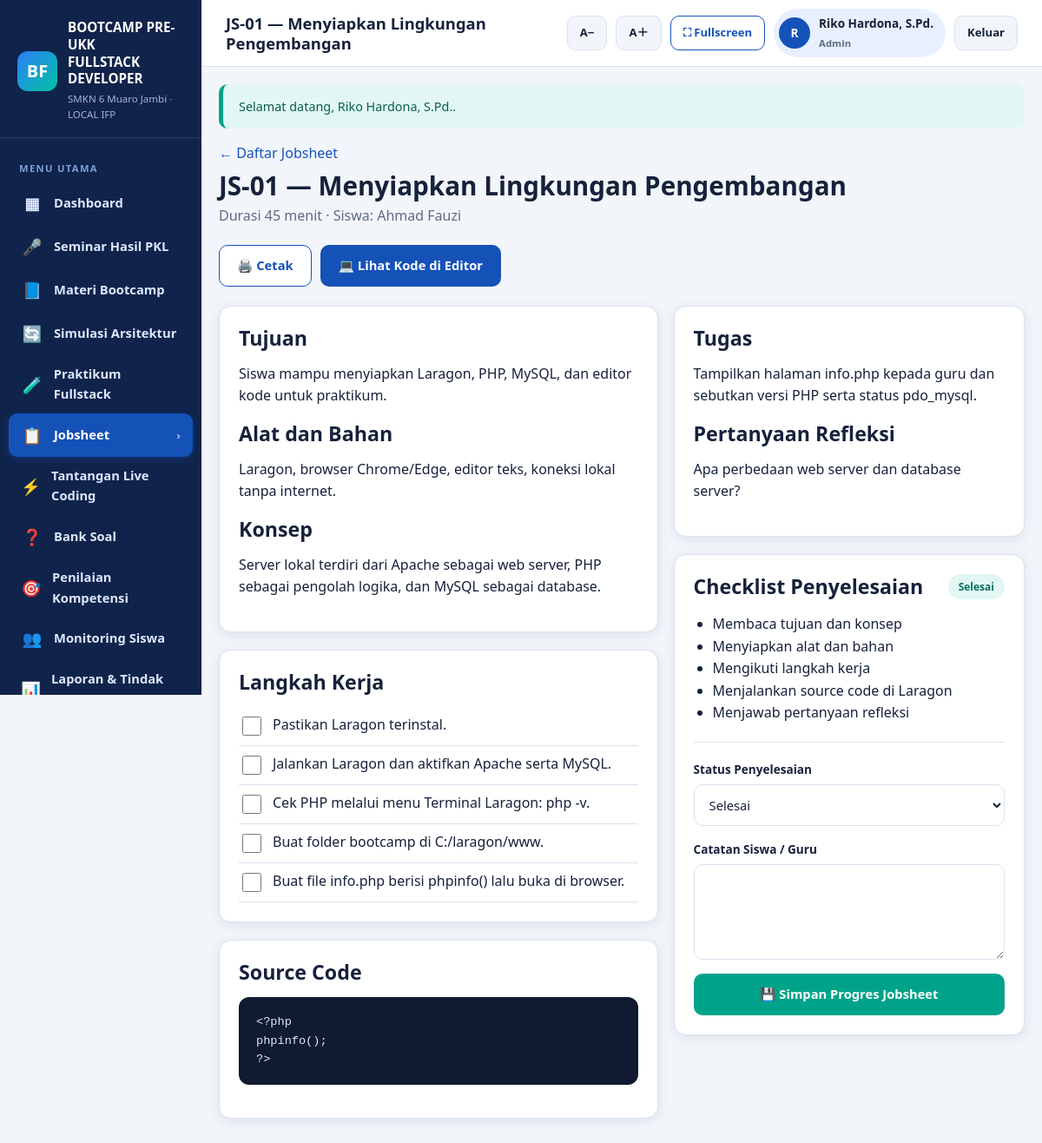
Screenshot of /modules/jobsheet/detail.php (signed in) with the database file from the repository.
### tables this page shows
CREATE TABLE jobsheets (
  id           INT UNSIGNED AUTO_INCREMENT PRIMARY KEY,
  code         VARCHAR(30) NOT NULL UNIQUE,
  title        VARCHAR(200) NOT NULL,
  objective    TEXT NOT NULL,
  tools        TEXT NOT NULL,
  concept      TEXT NOT NULL,
  steps        LONGTEXT NOT NULL,
  source_code  LONGTEXT DEFAULT NULL,
  task         TEXT NOT NULL,
  reflection   TEXT NOT NULL,
  duration_min INT NOT NULL DEFAULT 90,
  sort_order   INT NOT NULL DEFAULT 0,
  created_at   TIMESTAMP NOT NULL DEFAULT CURRENT_TIMESTAMP
);

CREATE TABLE users (
  id          INT UNSIGNED AUTO_INCREMENT PRIMARY KEY,
  username    VARCHAR(50) NOT NULL UNIQUE,
  password    VARCHAR(255) NOT NULL,
  full_name   VARCHAR(120) NOT NULL,
  role        ENUM('admin','guru','siswa') NOT NULL DEFAULT 'guru',
  student_id  INT UNSIGNED DEFAULT NULL,
  is_active   TINYINT(1) NOT NULL DEFAULT 1,
  last_login  DATETIME DEFAULT NULL,
  created_at  TIMESTAMP NOT NULL DEFAULT CURRENT_TIMESTAMP,
  updated_at  TIMESTAMP NOT NULL DEFAULT CURRENT_TIMESTAMP ON UPDATE CURRENT_TIMESTAMP,
  KEY idx_users_role (role),
  CONSTRAINT fk_users_student FOREIGN KEY (student_id) REFERENCES students(id) ON DELETE SET NULL
);

CREATE TABLE students (
  id            INT UNSIGNED AUTO_INCREMENT PRIMARY KEY,
  nis           VARCHAR(30) NOT NULL UNIQUE,
  name          VARCHAR(100) NOT NULL,
  class_name    VARCHAR(30) NOT NULL DEFAULT 'XII PPLG 1',
  gender        ENUM('L','P') NOT NULL DEFAULT 'L',
  phone         VARCHAR(20) DEFAULT NULL,
  email         VARCHAR(120) DEFAULT NULL,
  pkl_place     VARCHAR(180) DEFAULT NULL,
  pkl_title     VARCHAR(200) DEFAULT NULL,
  technologies  TEXT DEFAULT NULL,
  problem_desc  TEXT DEFAULT NULL,
  features      TEXT DEFAULT NULL,
  status        ENUM('aktif','alumni') NOT NULL DEFAULT 'aktif',
  created_at    TIMESTAMP NOT NULL DEFAULT CURRENT_TIMESTAMP,
  updated_at    TIMESTAMP NOT NULL DEFAULT CURRENT_TIMESTAMP ON UPDATE CURRENT_TIMESTAMP
);

CREATE TABLE student_jobsheets (
  id           INT UNSIGNED AUTO_INCREMENT PRIMARY KEY,
  student_id   INT UNSIGNED NOT NULL,
  jobsheet_id  INT UNSIGNED NOT NULL,
  status       ENUM('belum','proses','selesai') NOT NULL DEFAULT 'belum',
  completed_at DATETIME DEFAULT NULL,
  notes        TEXT DEFAULT NULL,
  UNIQUE KEY uq_student_jobsheet (student_id, jobsheet_id),
  CONSTRAINT fk_sj_student FOREIGN KEY (student_id) REFERENCES students(id) ON DELETE CASCADE,
  CONSTRAINT fk_sj_jobsheet FOREIGN KEY (jobsheet_id) REFERENCES jobsheets(id) ON DELETE CASCADE
);

### config/database.php (called while the page is built, shortened)
<?php
function db()
{
    static $pdo = null;
    if ($pdo instanceof PDO) {
        return $pdo;
    }
    $dsn = 'mysql:host=' . DB_HOST . ';dbname=' . DB_NAME . ';charset=' . DB_CHARSET;
    try {
        $pdo = new PDO($dsn, DB_USER, DB_PASS, [
            PDO::ATTR_ERRMODE            => PDO::ERRMODE_EXCEPTION,
            PDO::ATTR_DEFAULT_FETCH_MODE => PDO::FETCH_ASSOC,
            PDO::ATTR_EMULATE_PREPARES   => false,
        ]);
    } catch (PDOException $e) {
        http_response_code(500);
        echo '<!doctype html><html lang="id"><meta charset="utf-8">';
        echo '<title>Koneksi Database Gagal</title>';
        echo '<body style="font-family:Arial,sans-serif;padding:40px;line-height:1.7">';
        echo '<h1>Koneksi database gagal</h1>';
        echo '<p>Periksa kembali:</p><ul>';
        echo '<li>Laragon (Apache &amp; MySQL) sudah berjalan.</li>';
        echo '<li>Database <strong>' . htmlspecialchars(DB_NAME) . '</strong> sudah dibuat.</li>';
        echo '<li>File <code>database/database.sql</code> sudah di-import.</li>';
        echo '<li>Pengaturan DB di <code>config/config.php</code> sesuai.</li>';
        echo '</ul><p>Detail teknis: <code>' . htmlspecialchars($e->getMessage()) . '</code></p>';
        echo '</body></html>';
        exit;
    }
    return $pdo;
}
function db_one(string $sql, array $params = []): ?array
{
    $stmt = db()->prepare($sql);
    $stmt->execute($params);
    $row = $stmt->fetch();
    return $row === false ? null : $row;
}
function db_value(string $sql, array $params = [])
{
    $stmt = db()->prepare($sql);
    $stmt->execute($params);
    return $stmt->fetchColumn();
}

### auth/auth.php (called while the page is built, shortened)
<?php
require_once __DIR__ . '/../config/database.php';
function current_user(): ?array
{
    static $cache = null;
    if ($cache !== null) {
        return $cache;
    }
    $cache = db_one(
        'SELECT u.id, u.username, u.full_name, u.role, u.student_id, u.is_active,
                s.name AS student_name, s.class_name
         FROM users u
         LEFT JOIN students s ON s.id = u.student_id
         WHERE u.id = ? AND u.is_active = 1',
        [(int) $_SESSION['user_id']]
    );
    return $cache;
}
function is_logged_in(): bool
{
    return current_user() !== null;
}
function user_role(): string
{
    $u = current_user();
    return $u ? $u['role'] : '';
}
function can_manage(): bool
{
    return in_array(user_role(), ['admin', 'guru'], true);
}
function require_login(): void
{
    if (!is_logged_in()) {
        flash('warning', 'Silakan login terlebih dahulu.');
        redirect('login.php');
    }
}
function role_label(string $role): string
{
    return [
        'admin' => 'Admin',
        'guru'  => 'Guru',
        'siswa' => 'Siswa',
    ][$role] ?? $role;
}

### modules/jobsheet/detail.php (the view, shortened to what this page needs)
<?php
require_once dirname(__DIR__, 2) . '/config/database.php';
require_once dirname(__DIR__, 2) . '/auth/auth.php';
require_login();
$id = (int) query('id', 1);
$job = db_one('SELECT * FROM jobsheets WHERE id = ?', [$id]);
$studentId = can_manage() ? (int) query('student_id', 0) : (int) current_user()['student_id'];
if (!$studentId) {
    $studentId = (int) db_value('SELECT MIN(id) FROM students');
}
$student = db_one('SELECT id, name, class_name FROM students WHERE id = ?', [$studentId]);
$progress = db_one('SELECT * FROM student_jobsheets WHERE student_id = ? AND jobsheet_id = ?', [$studentId, $id]);
$steps = array_filter(array_map('trim', preg_split('/\R/', (string) $job['steps']) ?: []));
$page_title = $job['code'] . ' — ' . $job['title'];
?>
<?php include dirname(__DIR__, 2) . '/includes/header.php'; ?>
<div class="page-head">
    <div>
        <p style="margin:0 0 6px"><a href="<?= url('modules/jobsheet/index.php') ?>">← Daftar Jobsheet</a></p>
        <h1><?= e($job['code']) ?> — <?= e($job['title']) ?></h1>
        <p>Durasi <?= (int) $job['duration_min'] ?> menit · Siswa: <?= e($student['name'] ?? '-') ?></p>
    </div>
    <div class="btn-group">
        <a class="btn btn-outline" href="<?= url('modules/jobsheet/print.php?id=' . $id) ?>" target="_blank">🖨️ Cetak</a>
        <a class="btn btn-primary" href="<?= url('modules/code/index.php?source=jobsheet&id=' . $id . '&mode=lihat') ?>">💻 Lihat Kode di Editor</a>
    </div>
</div>
<div class="grid" style="grid-template-columns:1.25fr 1fr;align-items:start">
<div>
    <div class="card">
        <h2>Tujuan</h2><p><?= nl2br(e($job['objective'])) ?></p>
        <h2>Alat dan Bahan</h2><p><?= nl2br(e($job['tools'])) ?></p>
        <h2>Konsep</h2><p><?= nl2br(e($job['concept'])) ?></p>
    </div>
    <div class="card">
        <h2>Langkah Kerja</h2>
        <?php foreach ($steps as $i => $step): ?>
            <div class="form-check" style="align-items:flex-start;border-bottom:1px solid var(--line);padding:8px 0">
                <input type="checkbox" id="step<?= $i ?>">
                <label for="step<?= $i ?>" style="font-weight:500"><?= e(preg_replace('/^\d+\.\s*/', '', $step)) ?></label>
            </div>
        <?php endforeach; ?>
    </div>
    <div class="card">
        <h2>Source Code</h2>
        <pre class="code-block" style="white-space:pre-wrap;max-height:420px"><?= e($job['source_code'] ?: '// Tidak ada source code.') ?></pre>
    </div>
</div>
<div>
    <div class="card">
        <h2>Tugas</h2><p><?= nl2br(e($job['task'])) ?></p>
        <h2>Pertanyaan Refleksi</h2><p><?= nl2br(e($job['reflection'])) ?></p>
    </div>
    <div class="card">
        <div class="card-head"><h2>Checklist Penyelesaian</h2>
            <span class="badge badge-<?= ['belum'=>'gray','proses'=>'yellow','selesai'=>'green'][$progress['status'] ?? 'belum'] ?>">
                <?= e(ucfirst($progress['status'] ?? 'belum')) ?></span>
        </div>
        <ul style="padding-left:22px">
            <li>Membaca tujuan dan konsep</li>
            <li>Menyiapkan alat dan bahan</li>
            <li>Mengikuti langkah kerja</li>
            <li>Menjalankan source code di Laragon</li>
            <li>Menjawab pertanyaan refleksi</li>
        </ul>
        <div class="divider"></div>
        <form method="post" action="<?= url('modules/jobsheet/process.php') ?>">
            <div class="form-group">
                <label>Status Penyelesaian</label>
                <select name="status">
                    <?php foreach (['belum'=>'Belum','proses'=>'Sedang Proses','selesai'=>'Selesai'] as $k=>$v): ?>
                        <option value="<?= $k ?>" <?= ($progress['status'] ?? 'belum') === $k ? 'selected' : '' ?>><?= $v ?></option>
                    <?php endforeach; ?>
                </select>
            </div>
            <div class="form-group"><label>Catatan Siswa / Guru</label>
                <textarea name="notes" rows="3"><?= e($progress['notes'] ?? '') ?></textarea></div>
            <?php if ($studentId === (int) (current_user()['student_id'] ?? 0) || can_manage()): ?>
                <button class="btn btn-accent btn-block" type="submit">💾 Simpan Progres Jobsheet</button>
            <?php else: ?>
                <p class="muted">Mode guru: pilih siswa terlebih dahulu dari daftar jobsheet.</p>
            <?php endif; ?>
        </form>
    </div>
</div>
</div>
<?php include dirname(__DIR__, 2) . '/includes/footer.php'; ?>

### includes/header.php (shortened to what this page needs)
<?php
$user = current_user();
$currentPath = str_replace('\\', '/', $_SERVER['SCRIPT_NAME'] ?? '');
$activeKey = '';
$map = [
    'dashboard'    => ['index.php'],
    'seminar'      => ['/modules/seminar/'],
    'materi'       => ['/modules/materi/'],
    'praktikum'    => ['/modules/praktikum/', '/modules/code/'],
    'jobsheet'     => ['/modules/jobsheet/'],
    'challenges'   => ['/modules/challenges/'],
    'questions'    => ['/modules/questions/'],
    'assessment'   => ['/modules/assessment/'],
    'students'     => ['/modules/students/'],
    'reports'      => ['/modules/reports/'],
    'settings'     => ['/modules/settings/'],
    'simulasi'     => ['/modules/simulasi/'],
];
foreach ($map as $key => $patterns) {
    foreach ($patterns as $pattern) {
        if ($key === 'dashboard') {
            $base = rtrim(BASE_PATH, '/');
            if (rtrim($currentPath, '/') === $base . '/index.php' || rtrim($currentPath, '/') === $base) {
                $activeKey = 'dashboard';
            }
        } elseif (strpos($currentPath, $pattern) !== false) {
            $activeKey = $key;
        }
    }
}
$menu = [
    ['dashboard',  '▦', 'Dashboard',            'index.php'],
    ['seminar',    '🎤', 'Seminar Hasil PKL',   'modules/seminar/index.php'],
    ['materi',     '📘', 'Materi Bootcamp',     'modules/materi/index.php'],
    ['simulasi',   '🔄', 'Simulasi Arsitektur', 'modules/simulasi/index.php'],
    ['praktikum',  '🧪', 'Praktikum Fullstack', 'modules/praktikum/index.php'],
    ['jobsheet',   '📋', 'Jobsheet',            'modules/jobsheet/index.php'],
    ['challenges', '⚡', 'Tantangan Live Coding','modules/challenges/index.php'],
    ['questions',  '❓', 'Bank Soal',           'modules/questions/index.php'],
    ['assessment', '🎯', 'Penilaian Kompetensi','modules/assessment/index.php'],
    ['students',   '👥', 'Monitoring Siswa',    'modules/students/index.php'],
    ['reports',    '📊', 'Laporan & Tindak Lanjut','modules/reports/index.php'],
    ['settings',   '⚙️', 'Pengaturan',          'modules/settings/index.php'],
];
?>
<!doctype html>
<html lang="id">
<head>
    <link rel="stylesheet" href="<?= asset('css/app.css') ?>">
</head>
<body>
<div class="app-shell">
    <aside class="sidebar">
        <div class="sidebar-brand">
            <div class="logo">
                <div class="logo-mark">BF</div>
                <div>
                    <strong>BOOTCAMP PRE-UKK<br>FULLSTACK DEVELOPER</strong>
                    <small><?= e(SCHOOL_NAME) ?> · LOCAL IFP</small>
                </div>
            </div>
        </div>
        <nav class="sidebar-nav">
            <div class="nav-label">Menu Utama</div>
            <?php foreach ($menu as $item): ?>
                <?php
                [$key, $icon, $label, $link] = $item;
                ?>
                <a class="nav-item <?= $activeKey === $key ? 'active' : '' ?>"
                   href="<?= url($link) ?>">
                    <span class="ico"><?= $icon ?></span>
                    <span><?= e($label) ?></span>
                    <?php if ($activeKey === $key): ?><span class="chev">›</span><?php endif; ?>
                </a>
            <?php endforeach; ?>
        </nav>
    </aside>
    <div class="main-area">
        <header class="topbar">
            <h1><?= e($page_title) ?></h1>
            <div class="topbar-actions">
                <button type="button" class="btn btn-light btn-sm no-print" onclick="changeFontSize(-1)" title="Perkecil teks">A−</button>
                <button type="button" class="btn btn-light btn-sm no-print" onclick="changeFontSize(1)" title="Perbesar teks">A＋</button>
                <button type="button" class="btn btn-outline btn-sm no-print" onclick="toggleFullscreen()" title="Layar penuh">⛶ Fullscreen</button>
                <?php if ($user): ?>
                    <div class="user-chip">
                        <span class="avatar"><?= e(mb_substr($user['full_name'], 0, 1)) ?></span>
                        <span>
                            <?= e($user['full_name']) ?><br>
                            <small><?= e(role_label($user['role'])) ?></small>
                        </span>
                    </div>
                    <a class="btn btn-light btn-sm no-print" href="<?= url('logout.php') ?>">Keluar</a>
                <?php endif; ?>
            </div>
        </header>
        <main class="content">

### rows the page displays
jobsheets: page_title "JS-01 — Menyiapkan Lingkungan Pengembangan", code "JS-01", title "Menyiapkan Lingkungan Pengembangan", duration_min "45", objective "Siswa mampu menyiapkan Laragon, PHP, MySQL, dan editor kode untuk praktikum.", tools "Laragon, browser Chrome/Edge, editor teks, koneksi lokal tanpa internet.", concept "Server lokal terdiri dari Apache sebagai web server, PHP sebagai pengolah logika, dan MySQL sebagai database.", steps "Pastikan Laragon terinstal.", steps "Jalankan Laragon dan aktifkan Apache serta MySQL.", steps "Cek PHP melalui menu Terminal Laragon: php -v.", steps "Buat folder bootcamp di C:/laragon/www.", steps "Buat file info.php berisi phpinfo() lalu buka di browser.", source_code "<?php phpinfo(); ?>", task "Tampilkan halaman info.php kepada guru dan sebutkan versi PHP serta status pdo_mysql.", reflection "Apa perbedaan web server dan database server?"
users: full_name "R", full_name "Riko Hardona, S.Pd.", role "Admin"
students: name "Ahmad Fauzi"
student_jobsheets: status "Selesai"

### other values shown
SCHOOL_NAME "SMKN 6 Muaro Jambi"
$icon "▦"
$label "Dashboard"
$icon "🎤"
$label "Seminar Hasil PKL"
$icon "📘"
$label "Materi Bootcamp"
$icon "🔄"
$label "Simulasi Arsitektur"
$icon "🧪"
$label "Praktikum Fullstack"
$icon "📋"
$label "Jobsheet"
$icon "⚡"
$label "Tantangan Live Coding"
